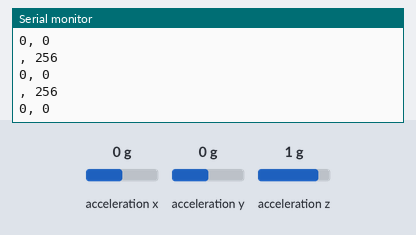
Recording of a sketch running on a simulated Arduino Uno, built with avr-gcc and run on an emulated ATmega328P. On the bench: the last lines printed to the serial monitor. The inputs (shaded band) are chosen by the test bench; at power-on: acceleration x 0 g, acceleration z 1 g, acceleration y 0 g.

Above: at 1.2 s.
1.3 s: acceleration x set to -1.4 g
At 2.0 s:
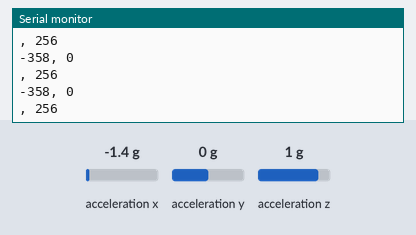
4.3 s: acceleration z set to -1.4 g
At 4.8 s:
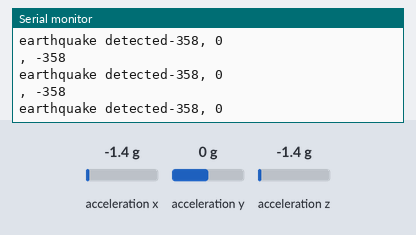
5.9 s: acceleration y set to 0.8 g
At 6.8 s:
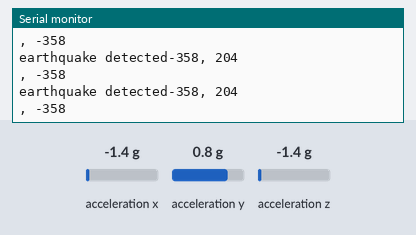
8.9 s: acceleration x set to 0 g
At 9.8 s:
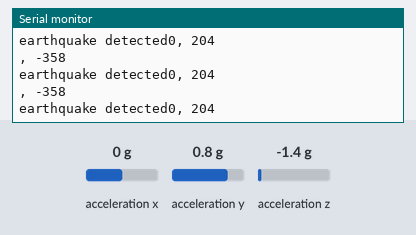
11.9 s: acceleration y set to -1.4 g
At 13.0 s:
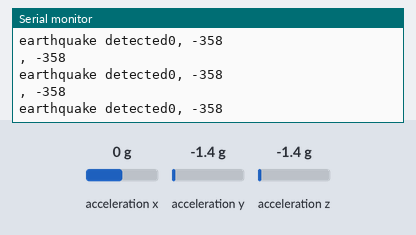
14.9 s: acceleration x set to -0.8 g
At 15.4 s:
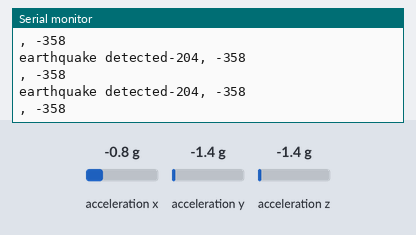
Timing chart, 0 to 17.9 s (numbered marks = the images above; inputs shaded):
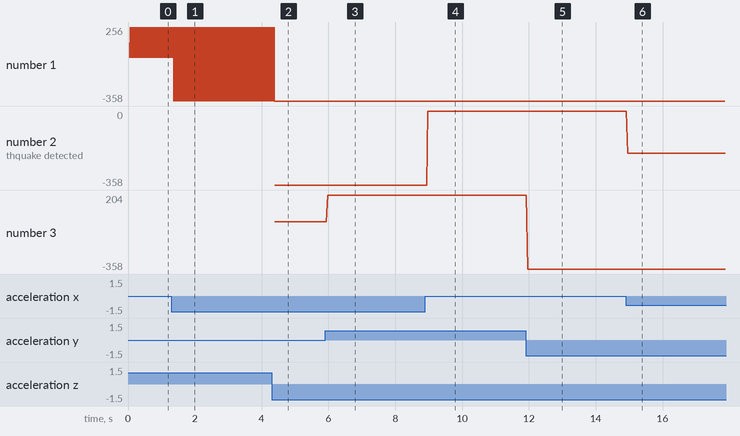

The sketch:

ADXL345.ino
```cpp
/*  *********************************************
 *  SparkFun_ADXL345_Example
 *  Triple Axis Accelerometer Breakout - ADXL345
 *  Hook Up Guide Example
 *
 *  Utilizing Sparkfun's ADXL345 Library
 *  Bildr ADXL345 source file modified to support
 *  both I2C and SPI Communication
 *
 *  E.Robert @ SparkFun Electronics
 *  Created: Jul 13, 2016
 *  Updated: Sep 06, 2016
 *
 *  Development Environment Specifics:
 *  Arduino 1.6.11
 *
 *  Hardware Specifications:
 *  SparkFun ADXL345
 *  Arduino Uno
 *  *********************************************/

#include <SparkFun_ADXL345.h>         // SparkFun ADXL345 Library

/*********** COMMUNICATION SELECTION ***********/
/*    Comment Out The One You Are Not Using    */
//ADXL345 adxl = ADXL345(10);           // USE FOR SPI COMMUNICATION, ADXL345(CS_PIN);
ADXL345 adxl = ADXL345();             // USE FOR I2C COMMUNICATION

/****************** INTERRUPT ******************/
/*      Uncomment If Attaching Interrupt       */
//int interruptPin = 2;                 // Setup pin 2 to be the interrupt pin (for most Arduino Boards)


/******************** SETUP ********************/
/*          Configure ADXL345 Settings         */
void setup(){

  Serial.begin(9600);                 // Start the serial terminal
  Serial.println("SparkFun ADXL345 Accelerometer Hook Up Guide Example");
  Serial.println();

  adxl.powerOn();                     // Power on the ADXL345

  adxl.setRangeSetting(2);           // Give the range settings
                                      // Accepted values are 2g, 4g, 8g or 16g
                                      // Higher Values = Wider Measurement Range
                                      // Lower Values = Greater Sensitivity

  adxl.setSpiBit(0);                  // Configure the device to be in 4 wire SPI mode when set to '0' or 3 wire SPI mode when set to 1
                                      // Default: Set to 1
                                      // SPI pins on the ATMega328: 11, 12 and 13 as reference in SPI Library

  adxl.setActivityXYZ(1, 0, 0);       // Set to activate movement detection in the axes "adxl.setActivityXYZ(X, Y, Z);" (1 == ON, 0 == OFF)
  adxl.setActivityThreshold(75);      // 62.5mg per increment   // Set activity   // Inactivity thresholds (0-255)

  adxl.setInactivityXYZ(1, 0, 0);     // Set to detect inactivity in all the axes "adxl.setInactivityXYZ(X, Y, Z);" (1 == ON, 0 == OFF)
  adxl.setInactivityThreshold(75);    // 62.5mg per increment   // Set inactivity // Inactivity thresholds (0-255)
  adxl.setTimeInactivity(10);         // How many seconds of no activity is inactive?

  adxl.setTapDetectionOnXYZ(0, 0, 1); // Detect taps in the directions turned ON "adxl.setTapDetectionOnX(X, Y, Z);" (1 == ON, 0 == OFF)

  // Set values for what is considered a TAP and what is a DOUBLE TAP (0-255)
  adxl.setTapThreshold(50);           // 62.5 mg per increment
  adxl.setTapDuration(15);            // 625 μs per increment
  adxl.setDoubleTapLatency(80);       // 1.25 ms per increment
  adxl.setDoubleTapWindow(200);       // 1.25 ms per increment

  // Set values for what is considered FREE FALL (0-255)
  adxl.setFreeFallThreshold(7);       // (5 - 9) recommended - 62.5mg per increment
  adxl.setFreeFallDuration(30);       // (20 - 70) recommended - 5ms per increment

  // Setting all interupts to take place on INT1 pin
  //adxl.setImportantInterruptMapping(1, 1, 1, 1, 1);     // Sets "adxl.setEveryInterruptMapping(single tap, double tap, free fall, activity, inactivity);"
                                                        // Accepts only 1 or 2 values for pins INT1 and INT2. This chooses the pin on the ADXL345 to use for Interrupts.
                                                        // This library may have a problem using INT2 pin. Default to INT1 pin.

  // Turn on Interrupts for each mode (1 == ON, 0 == OFF)
  adxl.InactivityINT(0);
  adxl.ActivityINT(0);
  adxl.FreeFallINT(0);
  adxl.doubleTapINT(0);
  adxl.singleTapINT(0);

//attachInterrupt(digitalPinToInterrupt(interruptPin), ADXL_ISR, RISING);   // Attach Interrupt

}

/****************** MAIN CODE ******************/
/*     Accelerometer Readings and Interrupt    */
void loop(){

  // Accelerometer Readings
  int x,y,z;
  adxl.readAccel(&x, &y, &z);         // Read the accelerometer values and store them in variables declared above x,y,z

  // Output Results to Serial
  /* UNCOMMENT TO VIEW X Y Z ACCELEROMETER VALUES */
  Serial.print(x);
  Serial.print(", ");
  Serial.println(y);
  Serial.print(", ");
  Serial.println(z);
  if(z<-245)
  {
    Serial.print("earthquake detected");

  }

//  ADXL_ISR();
  // You may also choose to avoid using interrupts and simply run the functions within ADXL_ISR();
  //  and place it within the loop instead.
  // This may come in handy when it doesn't matter when the action occurs.

}

/********************* ISR *********************/
/* Look for Interrupts and Triggered Action    */
void ADXL_ISR() {

  // getInterruptSource clears all triggered actions after returning value
  // Do not call again until you need to recheck for triggered actions
  byte interrupts = adxl.getInterruptSource();

  // Free Fall Detection
  if(adxl.triggered(interrupts, ADXL345_FREE_FALL)){
    Serial.println("*** FALL DETECTED ***");
    //add code here to do when free fall is sensed
  }

  }
```

Measured:
- after the input at 1.3 s, the serial monitor: prints a new line after 0.07 s (image 1)
- after the input at 4.3 s, the serial monitor: prints a new line after 0.09 s (image 2)
- after the input at 5.9 s, the serial monitor: prints a new line after 0.07 s (image 3)
- after the input at 8.9 s, the serial monitor: prints a new line after 0.08 s (image 4)
- after the input at 11.9 s, the serial monitor: prints a new line after 0.06 s (image 5)
- after the input at 14.9 s, the serial monitor: prints a new line after 0.06 s (image 6)
- plotted number 1: 256 → -358 after the input at 1.3 s
- plotted number 2: 0 → -204 after the input at 14.9 s
